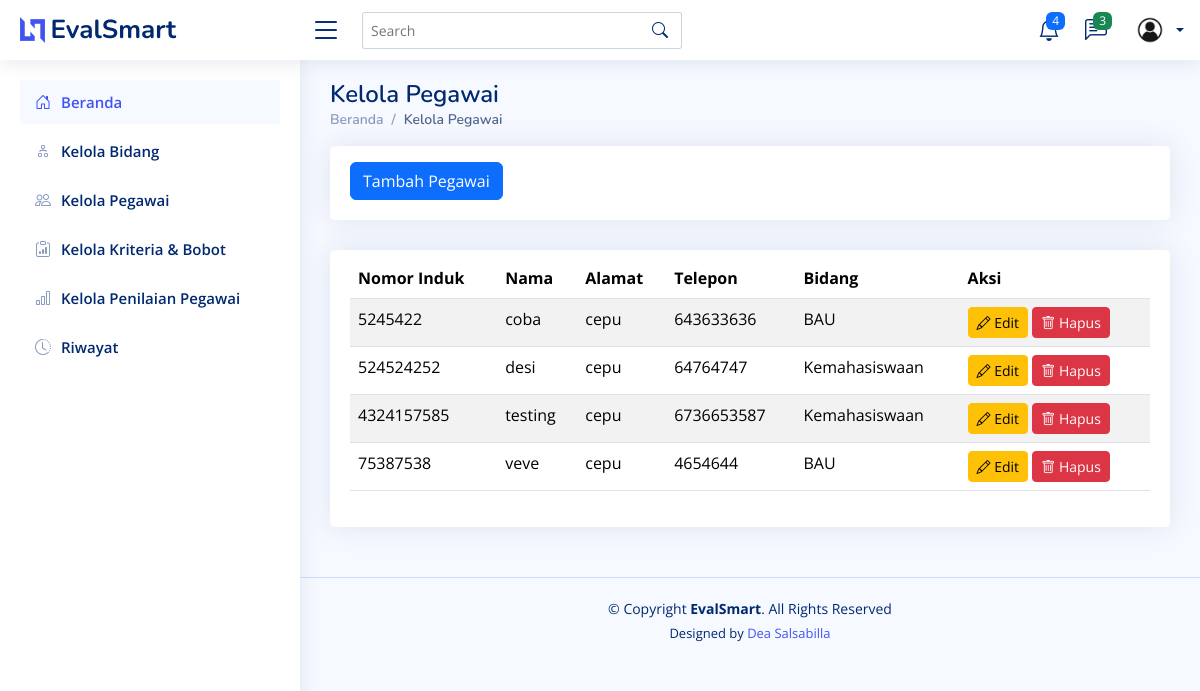
The app's page /pegawai/ with its own data.
### testing/models.py (models this page shows, shortened)
class Pegawai(models.Model):
    id = models.AutoField(primary_key=True)  # ID otomatis
    nomor_induk = models.CharField(max_length=20, unique=True)  # Nomor induk pegawai
    nama = models.CharField(max_length=100)  # Nama pegawai
    alamat = models.TextField()  # Alamat pegawai
    no_telp = models.CharField(max_length=15)  # Nomor telepon pegawai
    bidang = models.ForeignKey(Bidang, on_delete=models.CASCADE)  # Relasi ke tabel Bidang
    class Meta:
        verbose_name_plural = "Pegawai"
        ordering = ['nama']

class Bidang(models.Model):
    id = models.AutoField(primary_key=True)
    nama = models.CharField(max_length=255)
    def __str__(self):  # Nama method harus __str__ (dua garis bawah di kiri dan kanan)
        return self.nama
    class Meta:
        verbose_name_plural = "Bidang"
        ordering = ['id']

### testing/views.py (the view)
# urls.py: path("pegawai/", views.pegawai, name="pegawai"),
def pegawai(request):
    pegawais = Pegawai.objects.all()
    return render(request, 'pegawai.html', {'pegawais' : pegawais})

### testing/templates/pegawai.html (shortened to what this page needs)
<!DOCTYPE html>
<html lang="en">
  <head>
    {% load static %}
    <link href="{% static 'assets/vendor/bootstrap/css/bootstrap.min.css' %}" rel="stylesheet" />
    <link href="{% static 'assets/vendor/bootstrap-icons/bootstrap-icons.css' %}" rel="stylesheet" />
    <link href="{% static 'assets/vendor/boxicons/css/boxicons.min.css' %}" rel="stylesheet" />
    <link href="{% static 'assets/vendor/quill/quill.snow.css' %}" rel="stylesheet" />
    <link href="{% static 'assets/vendor/quill/quill.bubble.css' %}" rel="stylesheet" />
    <link href="{% static 'assets/vendor/remixicon/remixicon.css' %}" rel="stylesheet" />
    <link href="{% static 'assets/vendor/simple-datatables/style.css' %}" rel="stylesheet" />
    <link href="{% static 'assets/css/style.css' %}" rel="stylesheet" />
  </head>
  <body>
    {% include 'partials/header.html' %}
    {% include 'partials/sidebar.html' %}
    <main id="main" class="main">
      <div class="pagetitle">
        <h1>Kelola Pegawai</h1>
        <nav>
          <ol class="breadcrumb">
            <li class="breadcrumb-item">
              <a href="{% url 'home' %}">Beranda</a>
            </li>
            <li class="breadcrumb-item active">Kelola Pegawai</li>
          </ol>
        </nav>
      </div>
      <div class="row">
        <div class="col-lg-12">
          <div class="card">
            <div class="card-body">
              <button class="btn btn-primary mt-3"><a href="{% url 'tambah_pegawai' %}" style="color: white; text-decoration: none;">Tambah Pegawai</a></button>
            </div>
          </div>
        </div>
      </div>
      <section class="section">
        <div class="row">
          <div class="col-lg-12">
            <div class="card">
              <div class="card-body">
                <table class="table table-striped mt-2">
                  <thead>
                    <tr>
                      <th scope="col">Nomor Induk</th>
                      <th scope="col">Nama</th>
                      <th scope="col">Alamat</th>
                      <th scope="col">Telepon</th>
                      <th scope="col">Bidang</th>
                      <th scope="col">Aksi</th>
                    </tr>
                  </thead>
                  <tbody>
                    <tr>
                      {% for pegawai in pegawais %}
                      <td>{{ pegawai.nomor_induk }}</td>
                      <td>{{ pegawai.nama }}</td>
                      <td>{{ pegawai.alamat }}</td>
                      <td>{{ pegawai.no_telp }}</td>
                      <td>{{ pegawai.bidang }}</td>
                      <td>
                        <a href="{% url 'edit_pegawai' pegawai.id %}" class="btn btn-warning btn-sm"><i class="bi bi-pencil"></i> Edit</a>
                        <form action="{% url 'delete_pegawai' pegawai.id %}" method="post" style="display:inline;">
                          <button type="submit" class="btn btn-danger btn-sm" onclick="return confirm('Apakah Anda yakin ingin menghapus data ini?');"><i class="bi bi-trash"></i> Hapus</button>
                        </form>
                      </td>
                    </tr>
                  {% empty %}
                    <tr>
                      <td colspan="6" class="text-center">Tidak ada data</td>
                    </tr>
                  {% endfor %}
                  </tbody>
                </table>
              </div>
            </div>
          </div>
        </div>
      </section>
    </main>
    {% include 'partials/footer.html' %}
  </body>
</html>

### testing/static/assets/css/style.css (style rules this page uses)
:root { scroll-behavior: smooth; }
body { font-family: "Open Sans", sans-serif; background: #f6f9ff; color: #444444; }
a { color: #4154f1; text-decoration: none; }
h1, h2, h3, h4, h5, h6 { font-family: "Nunito", sans-serif; }
#main { margin-top: 60px; padding: 20px 30px; transition: all 0.3s; }
.pagetitle { margin-bottom: 10px; }
.pagetitle h1 { font-size: 24px; margin-bottom: 0; font-weight: 600; color: #012970; }
.card { margin-bottom: 30px; border: none; border-radius: 5px; box-shadow: 0px 0 30px rgba(1, 41, 112, 0.1); }
.card-body { padding: 0 20px 20px 20px; }
.breadcrumb { font-size: 14px; font-family: "Nunito", sans-serif; color: #899bbd; font-weight: 600; }
.breadcrumb a { color: #899bbd; transition: 0.3s; }
.breadcrumb .breadcrumb-item::before { color: #899bbd; }
.breadcrumb .active { color: #51678f; font-weight: 600; }
@media (min-width: 1200px) { #main, #footer { margin-left: 300px; } }

### records on screen
Pegawai: nomor_induk "5245422", nama "coba", alamat "cepu", no_telp "643633636", bidang "BAU"
Pegawai: nomor_induk "524524252", nama "desi", alamat "cepu", no_telp "64764747", bidang "Kemahasiswaan"
Pegawai: nomor_induk "4324157585", nama "testing", alamat "cepu", no_telp "6736653587", bidang "Kemahasiswaan"
Pegawai: nomor_induk "75387538", nama "veve", alamat "cepu", no_telp "4654644", bidang "BAU"
